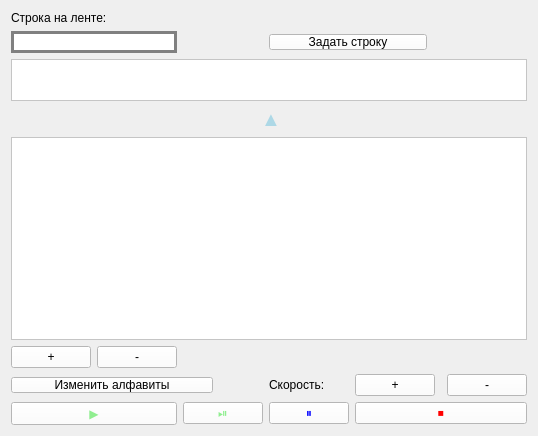
<?xml version="1.0" encoding="UTF-8"?>
<ui version="4.0">
 <class>TuringMachine</class>
 <widget class="QWidget" name="TuringMachine">
  <property name="geometry">
   <rect>
    <x>0</x>
    <y>0</y>
    <width>534</width>
    <height>436</height>
   </rect>
  </property>
  <property name="windowTitle">
   <string>Form</string>
  </property>
  <property name="styleSheet">
   <string notr="true"/>
  </property>
  <layout class="QGridLayout" name="gridLayout" rowstretch="0,0,0,0,0,0,0,0,0,0,0,0">
   <item row="11" column="2">
    <widget class="QPushButton" name="step">
     <property name="styleSheet">
      <string notr="true">color: lightgreen;
background-color: white;</string>
     </property>
     <property name="text">
      <string>⏯</string>
     </property>
    </widget>
   </item>
   <item row="11" column="3">
    <widget class="QPushButton" name="pause">
     <property name="styleSheet">
      <string notr="true">color: blue;
background-color: white;</string>
     </property>
     <property name="text">
      <string>⏸</string>
     </property>
    </widget>
   </item>
   <item row="6" column="2" colspan="2">
    <widget class="QLabel" name="label_3">
     <property name="font">
      <font>
       <pointsize>15</pointsize>
      </font>
     </property>
     <property name="layoutDirection">
      <enum>Qt::RightToLeft</enum>
     </property>
     <property name="styleSheet">
      <string notr="true">color: lightblue;
padding-right: 10px;

</string>
     </property>
     <property name="text">
      <string>▲</string>
     </property>
     <property name="alignment">
      <set>Qt::AlignCenter</set>
     </property>
    </widget>
   </item>
   <item row="8" column="0">
    <widget class="QPushButton" name="add_state">
     <property name="styleSheet">
      <string notr="true">
background-color: white;
color: black;</string>
     </property>
     <property name="text">
      <string>+</string>
     </property>
    </widget>
   </item>
   <item row="5" column="0" colspan="7">
    <widget class="QTableWidget" name="tape">
     <property name="sizePolicy">
      <sizepolicy hsizetype="Expanding" vsizetype="Fixed">
       <horstretch>0</horstretch>
       <verstretch>0</verstretch>
      </sizepolicy>
     </property>
     <property name="maximumSize">
      <size>
       <width>16777215</width>
       <height>42</height>
      </size>
     </property>
     <property name="styleSheet">
      <string notr="true">
background-color: white;
color: black;</string>
     </property>
    </widget>
   </item>
   <item row="1" column="0" colspan="2">
    <widget class="QLineEdit" name="w_string">
     <property name="styleSheet">
      <string notr="true">background-color: white;
color: black;
border: 3px solid gray;
</string>
     </property>
    </widget>
   </item>
   <item row="9" column="3">
    <widget class="QLabel" name="label_2">
     <property name="sizePolicy">
      <sizepolicy hsizetype="Fixed" vsizetype="Fixed">
       <horstretch>0</horstretch>
       <verstretch>0</verstretch>
      </sizepolicy>
     </property>
     <property name="styleSheet">
      <string notr="true">color: black;
</string>
     </property>
     <property name="text">
      <string>Скорость:</string>
     </property>
    </widget>
   </item>
   <item row="11" column="4" colspan="3">
    <widget class="QPushButton" name="stop">
     <property name="styleSheet">
      <string notr="true">color: red;
background-color: white;</string>
     </property>
     <property name="text">
      <string>⏹</string>
     </property>
    </widget>
   </item>
   <item row="1" column="3" colspan="4">
    <widget class="QPushButton" name="confirm_str">
     <property name="styleSheet">
      <string notr="true">margin-right: 100px;
background-color: white;
color: black;</string>
     </property>
     <property name="text">
      <string>Задать строку</string>
     </property>
    </widget>
   </item>
   <item row="7" column="0" colspan="7">
    <widget class="QTableWidget" name="table">
     <property name="styleSheet">
      <string notr="true">background-color: white;
color: black;</string>
     </property>
    </widget>
   </item>
   <item row="9" column="0" colspan="3">
    <widget class="QPushButton" name="change_alph">
     <property name="styleSheet">
      <string notr="true">margin-right: 50px;
background-color: white;
color: black;</string>
     </property>
     <property name="text">
      <string>Изменить алфавиты</string>
     </property>
    </widget>
   </item>
   <item row="8" column="1">
    <widget class="QPushButton" name="del_state">
     <property name="styleSheet">
      <string notr="true">
background-color: white;
color: black;</string>
     </property>
     <property name="text">
      <string>-</string>
     </property>
    </widget>
   </item>
   <item row="9" column="4">
    <widget class="QPushButton" name="inc_speed">
     <property name="styleSheet">
      <string notr="true">
background-color: white;
color: black;</string>
     </property>
     <property name="text">
      <string>+</string>
     </property>
    </widget>
   </item>
   <item row="11" column="0" colspan="2">
    <widget class="QPushButton" name="play">
     <property name="styleSheet">
      <string notr="true">color: lightgreen;
background-color: white;</string>
     </property>
     <property name="text">
      <string>▶</string>
     </property>
    </widget>
   </item>
   <item row="0" column="0" colspan="2">
    <widget class="QLabel" name="label">
     <property name="sizePolicy">
      <sizepolicy hsizetype="Fixed" vsizetype="Fixed">
       <horstretch>0</horstretch>
       <verstretch>0</verstretch>
      </sizepolicy>
     </property>
     <property name="styleSheet">
      <string notr="true">color: black;</string>
     </property>
     <property name="text">
      <string>Строка на ленте:</string>
     </property>
    </widget>
   </item>
   <item row="9" column="6">
    <widget class="QPushButton" name="dec_speed">
     <property name="styleSheet">
      <string notr="true">
background-color: white;
color: black;</string>
     </property>
     <property name="text">
      <string>-</string>
     </property>
    </widget>
   </item>
  </layout>
 </widget>
 <resources/>
 <connections/>
</ui>
